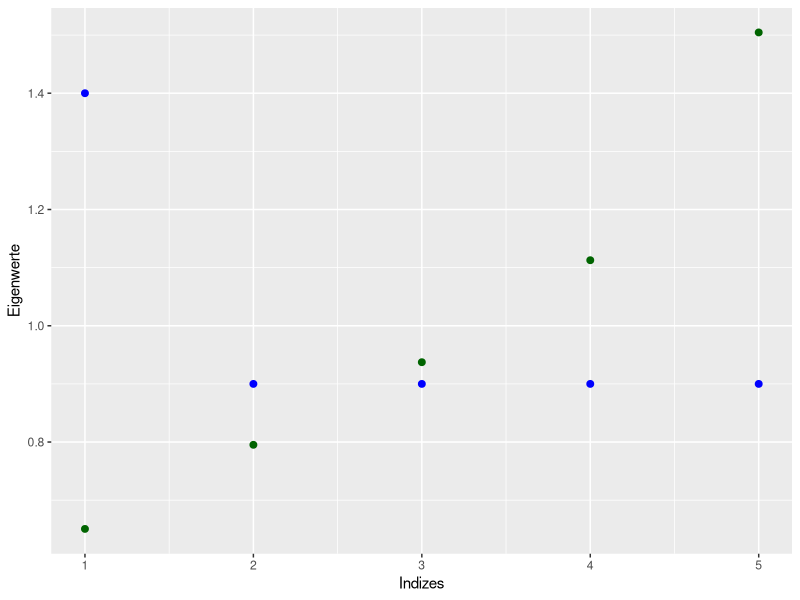
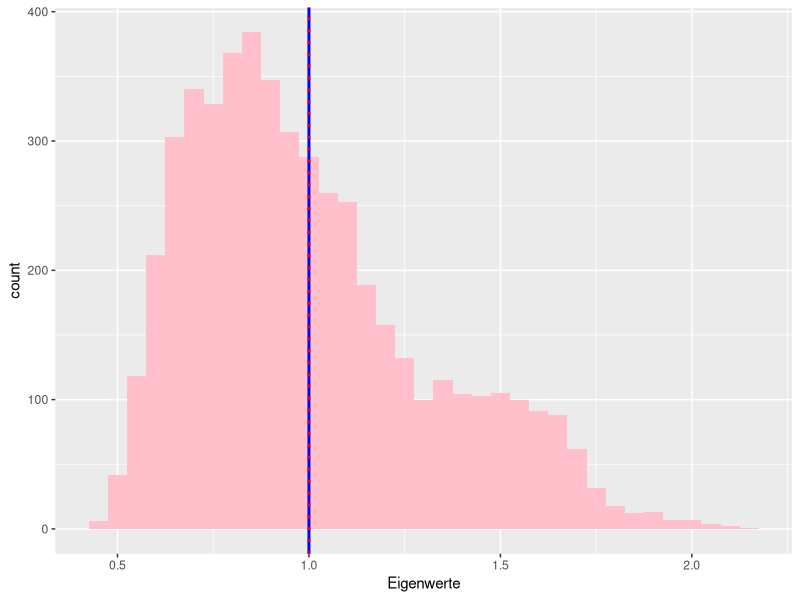
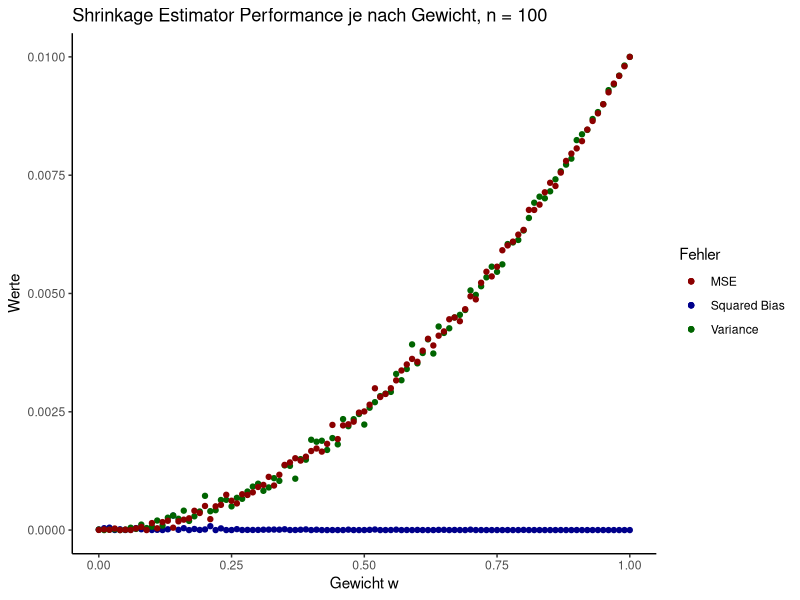

Source code (R) for these figures, in order: (Note: a time limit stopped this script after it produced the figures.)
library(tidyverse)
library(MASS)

# Vorbereitung

n <- 100
Sigma <- matrix(c( 1 , rep (.1 ,4) , .1 , 1 , rep ( .1 , 3 ) , .1 , .1 , 1 , .1 , .1 , rep(.1 ,3) ,1 ,.1 , rep (.1 ,4) ,1) ,5 ,5)
mu <- c(rep(0,5))
#View(Sigma)
?mvrnorm

X <- mvrnorm(n, mu, Sigma)
# X in R^{n \times p}
#View(X)

## Aufgabe a)

M <- 1000
true_eigenvalues <- eigen(Sigma)$values
print(true_eigenvalues)

storage_ev <- matrix(0, nrow = M, ncol = 5)
for (i in (1:M)){
  X <- mvrnorm(n, mu, Sigma)
  S <- (1/n) * t(X) %*% X
  storage_ev[i,] <- sort(eigen(S)$values)
}
calc_ev <- sort((1/M) * colSums(storage_ev))
calc_ev

indizes <- c(1,2,3,4,5)

ggplot() +
  geom_point(aes(x=indizes, y = true_eigenvalues), size = 2, color = "blue") +
  geom_point(aes(x=indizes, y = calc_ev), size = 2, color = "darkgreen") +
  labs(x = "Indizes", y = "Eigenwerte", titel = "Wahre & Berechnete Eigenwerte")

calc_ev_df <- data.frame( Eigenwerte = c(storage_ev))

ggplot(calc_ev_df, aes(x=Eigenwerte)) +
  geom_histogram(fill="pink", binwidth = 0.05) +
  geom_vline(xintercept = mean(true_eigenvalues), color = "blue", linetype = "solid", linewidth = 1) +
  geom_vline(xintercept = mean(c(calc_ev)), color = "red", linetype = "dotted", linewidth = 1) 
  


# Aufgabe b)


w <- 0:100/100
gamma <- (1/5) * sum(diag(Sigma))

fehler_berechnen <- function(M, n, w){
  storage <- array(0, dim = c(1000, 5, 5))
  I <- diag(1, nrow = 5, ncol = 5)
  for (i in (1:M)){
    X <- mvrnorm(n, mu, Sigma)
    S <- (1/n) * t(X) %*% X
    shrinkage <- w * gamma * I + (1-w) * S
    storage[i,,] <- shrinkage
  }
  mean_shrinkage <- apply(storage, c(2,3), mean)
  squared_bias <- (mean_shrinkage - Sigma)^2
  variance <- norm(mean_shrinkage - (w * gamma * I + (1-w) * S), type = "F")^2
  mse <- norm(mean_shrinkage - Sigma, type = "F")^2
  return(c(squared_bias, variance, mse))
}

ergebnisse <- data.frame(matrix(nrow = 101, ncol = 4))
colnames(ergebnisse) <- c('w', 'SquaredBias', 'Variance', 'MSE')
ergebnisse$w <- w


for (i in (1:101)){
  ergebnisse[i,2:4] <- fehler_berechnen(M, n=100, w[i])
  print(i)
}
View(ergebnisse)

# hier stimmt was gar nicht

ggplot() + 
  geom_point(aes(x=ergebnisse$w, y = ergebnisse$SquaredBias, color = "Squared Bias"), show.legend = TRUE) + 
  geom_point(aes(x=ergebnisse$w, y = ergebnisse$Variance, color = "Variance"), show.legend = TRUE) + 
  geom_point(aes(x=ergebnisse$w, y = ergebnisse$MSE, color = "MSE"), show.legend = TRUE) + 
  labs(x = "Gewicht w", y = "Werte", title = "Shrinkage Estimator Performance je nach Gewicht, n = 100") +
  scale_color_manual(
    values = c("Squared Bias" = "darkblue", "Variance" = "darkgreen", "MSE" = "darkred"),
    name = "Fehler"
  ) + 
  #ylim(0, 0.0005) +
  theme_classic()


# empirical optimal w ? kleinster mse?
index <- which.min(ergebnisse$MSE)
w_optimal <- ergebnisse$w[index]
w_optimal

# jetzt mit n = 1000

ergebnisse_mod <- data.frame(matrix(nrow = 101, ncol = 4))
colnames(ergebnisse_mod) <- c('w', 'SquaredBias', 'Variance', 'MSE')
ergebnisse_mod$w <- w

for (i in (1:101)){
  ergebnisse_mod[i,2:4] <- fehler_berechnen(M, n=1000, w[i])
  print(i)
}

ggplot() + 
  geom_point(aes(x=ergebnisse_mod$w, y = ergebnisse_mod$SquaredBias, color = "Squared Bias"), show.legend = TRUE) + 
  geom_point(aes(x=ergebnisse_mod$w, y = ergebnisse_mod$Variance, color = "Variance"), show.legend = TRUE) + 
  geom_point(aes(x=ergebnisse_mod$w, y = ergebnisse_mod$MSE, color = "MSE"), show.legend = TRUE) + 
  labs(x = "Gewicht w", y = "Werte", title = "Shrinkage Estimator Performance je nach Gewicht, n = 1000") +
  scale_color_manual(
    values = c("Squared Bias" = "darkblue", "Variance" = "darkgreen", "MSE" = "darkred"),
    name = "Fehler"
  ) + 
  theme_classic()

index <- which.min(ergebnisse_mod$MSE)
w_optimal_mod <- ergebnisse$w[index]
w_optimal_mod

# optimales gewicht 0 ist bissi wild, passt der Erwartungswert?
